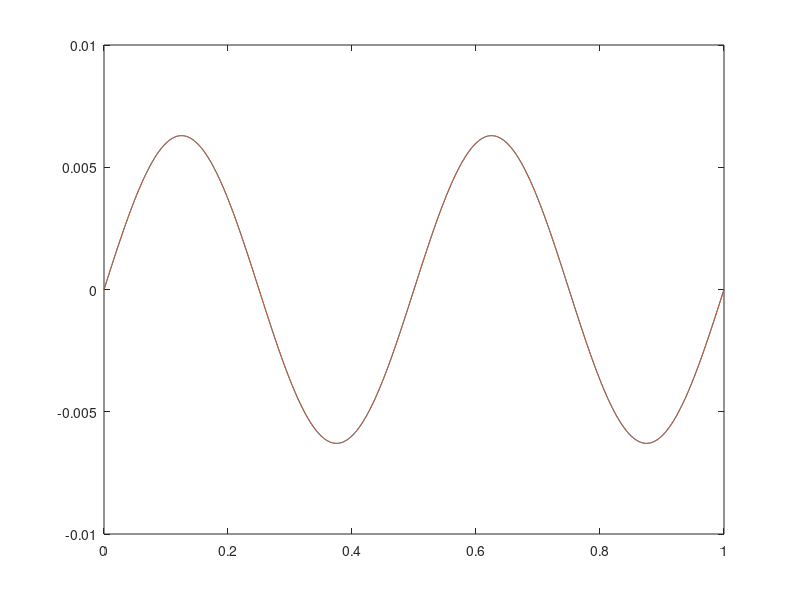

This chart was generated by the following MATLAB code: (Note: this script raises an error after producing the figure.)
%%%%%%%%%%%%%%%%%%%%%%%%%%%%%%%%%%%%%%%%%%%%%%%%%%%
% Problem 9
%%%%%%%%%%%%%%%%%%%%%%%%%%%%%%%%%%%%%%%%%%%%%%%%%%%
% solving BVP -u'' + u = f(x) for f(x) = sin(4pi x) on 0 \le x \le 1
% with periodic BCs u(0) = u(1) and u'(0) = u'(1)

L = 1;
f = @(x) sin(4*pi*x);

% exact solution
u = @(x) 1/(16*pi^2 + 1)*sin(4*pi*x);

% create vector for storing errors at respective h values
E = [];
% N is number of interior point
for N=[10, 20, 40, 80, 160, 320, 640, 1280]
    % find spacing
    h = L/(N+1);

    % create x grid and function values on grid
    % x_0 to x_{N+1}
    x = 0:h:L;
    % leave out x_{N+1}
    fx = f(x(1:end-1))';

    % create matrix A that solves the finite difference problem
    e = ones(N+1, 1);
    A = 1/(12*h^2) * spdiags([-16*e, e, e, -16*e, (30 + 12*h^2)*e, -16*e, e, e, -16*e], [-N, -N+1, -2:2, N-1, N], N+1, N+1);
    U = A\fx;

    % add last node at x_{N+1}
    % U_{N+1} = U_{0}
    U = [U; U(1)];

    % compute exact solution
    ux = u(x)';

    % record error
    E = [E; h, norm(U - ux, inf)];

    % plot approximate and exact solution
    plot(x,ux, x,U);
    %pause;
end

% show ratio of decrease in error
hRatios = E(1:end-1,1)./E(2:end,1);
errorRatios = E(1:end-1,2)./E(2:end,2);
order = log(errorRatios)./log(hRatios);
table(hRatios, errorRatios, order)
